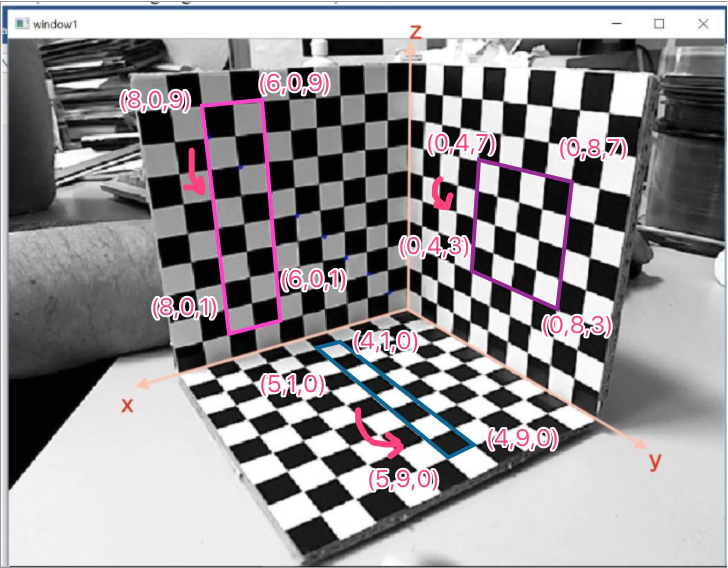
#> input picture Chapitre 1/data/1.jpg, 1455 x 1136 px, found by its file name (shown at 1/2 size)
$ jupyter execute --allow-errors 'Calibrage de camera à l'"'"'aide d'"'"'une seule image en Python.ipynb'
#> lines starting #> are read from the running program, lines starting #| are printed output that depends on the picture
# Géométrie à vue unique

Dans ce notebook, nous estimerons les paramètres de l'appareil photo à partir d'une seule vue et nous la nature projective des caméras pour trouver à la fois le centre de la caméra et la longueur présents dans la scène ci-dessus.

[cell 1]
import math
import numpy as np
import matplotlib.pyplot as plt
import cv2
from utils import mat2euler

[cell 2]
P1=np.array([[4,878],[126,1056],[504,900],[372,812],[424,356],[1080,598],[1840,478],[1940,866],[674,1826],[1094,1340],[1774, 1086],[2456,1060]])

[cell 3]
P2=np.array([[36,1578],[314,1912],[750,1378],[714,614],[1438,1094],[1474,494],[1598,882],[2060,1040]])

[cell 4]
image1=cv2.imread('1.jpg')
#> image1 is the input picture: shape (1136, 1455, 3); mean B, G, R 147.3, 144.6, 148.1
image2=cv2.imread('2.jpg')


plt.subplot(121)
plt.imshow(np.flip(image1,-1))
plt.scatter(P1[:,0],P1[:,1],c='r')
plt.subplot(122)
#> (the rest of this cell did not finish here and is left out)

## Point de fuite
* Nous avons identifié un ensemble de pixels pour calculer les points de fuite dans chaque image, nous allons maintenant calculer le point de fuite à partir de deux paires de points sur des lignes parallèles. Nous supposerons que la caméra n’a aucune inclinaison et aucun pixel carré, sans distorsion.

[cell 5]
img=image1.copy()
img = cv2.line(img,  [2456, 1060],[674, 1826], (0,0,255), 5)
img = cv2.line(img, [1774, 1086],[1094, 1340], (0,0,255), 5)


img = cv2.line(img,  [126, 1056],[674, 1826], (0,255,0), 5)
img = cv2.line(img, [1940, 866],[2456, 1060], (0,255,0), 5)


img = cv2.line(img,  [1080, 598],[1094, 1340], (255,0,0), 5)
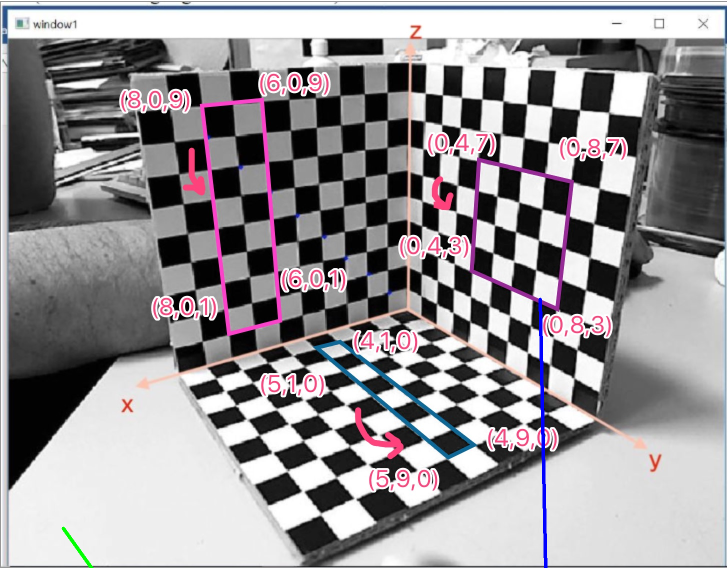
#> img: shape (1136, 1455, 3) (shown at 1/2 size); mean B, G, R 147.4, 144.3, 147.7
img = cv2.line(img, [1840, 478],[1774, 1086], (255,0,0), 5)


plt.imshow(np.flip(img,-1))

[cell 6]
def compute_vanishing_point(points):
    """Calcule le point de fuite à partir de quatre points sur une ligne parallèle.

    Args :
        points : Une liste de tous les points où chaque ligne est (x, y). En général,
            elle contiendra quatre points : deux pour chaque ligne parallèle.
            Vous pouvez utiliser la convention de votre choix, mais notre solution utilise les deux premières lignes comme points sur la même ligne et la dernière ligne comme points sur la même ligne.
            les deux premières lignes comme des points sur la même ligne et les deux dernières comme des points sur la même ligne.
            les deux dernières lignes comme des points sur la même ligne.
    Retourne :
        vanishing_point : L'emplacement en pixels du point de fuite.
    """
    # construire (x1, y1) (x2, y2) (x3, y3) (x4, y4)
    x1 = points[0][0]; y1 = points[0][1];
    x2 = points[1][0]; y2 = points[1][1];
    x3 = points[2][0]; y3 = points[2][1];
    x4 = points[3][0]; y4 = points[3][1];

    # pentes
    m1 = (float)(y2 - y1) / (x2 - x1)
    m2 = (float)(y4 - y3) / (x4 - x3)
    # intercepts
    b1 = y2 - m1 * x2
    b2 = y4 - m2 * x4

    # Coordonnées du point de fuite
    x = (b2 - b1) / (m1 - m2)
    y = m1 * ((b2 - b1)/(m1 - m2)) + b1
    vanishing_point = np.array([x, y])
    return vanishing_point


# Partie A : Calculer les points de fuite.
v1 = compute_vanishing_point(np.array(
            [[674, 1826], [2456, 1060], [1094, 1340], [1774, 1086]]))
v2 = compute_vanishing_point(np.array(
            [[674, 1826], [126, 1056], [2456, 1060], [1940, 866]]))
v3 = compute_vanishing_point(np.array(
            [[1094, 1340], [1080, 598], [1774, 1086], [1840, 478]]))
v4 = compute_vanishing_point(np.array(
            [[424,356], [1089,598], [504,900], [1094,1340]]))

box_vanishing2 = compute_vanishing_point(np.array(
            [[1094, 1340], [1774, 1086], [1080, 598], [1840, 478]]))

v1b = compute_vanishing_point(np.array(
            [[314, 1912], [2060, 1040], [750, 1378], [1438, 1094]]))
v2b = compute_vanishing_point(np.array(
            [[314, 1912], [36, 1578], [2060, 1040], [1598, 882]]))
v3b = compute_vanishing_point(np.array(
            [[750, 1378], [714, 614], [1438, 1094], [1474, 494]]))

[cell 7]
plt.imshow(np.flip(img,-1))

plt.scatter(v1[0],v1[1],label='v1')
plt.plot([674, v1[0] ],[1826, v1[1]],c='r')
plt.plot([1094, v1[0] ],[1340, v1[1]],c='r')

plt.scatter(v2[0],v2[1])
plt.plot([674, v2[0] ],[1826, v2[1]],c='g')
plt.plot([1094, v2[0] ],[1340, v2[1]],c='g')


plt.scatter(v3[0],v3[1])
plt.plot([1094, v3[0] ],[1340, v3[1]],c='b')
plt.plot([1774, v3[0] ],[1086, v3[1]],c='b')


plt.scatter(box_vanishing2[0],box_vanishing2[1])
plt.plot([1094, box_vanishing2[0] ],[1340, box_vanishing2[1]],c='black')
plt.plot([1080, box_vanishing2[0] ],[598, box_vanishing2[1]],c='black')

plt.scatter(v4[0],v4[1])
plt.plot([1089, v4[0] ],[598, v4[1]],c='purple')
plt.plot([1094, v4[0] ],[1340, v4[1]],c='purple')
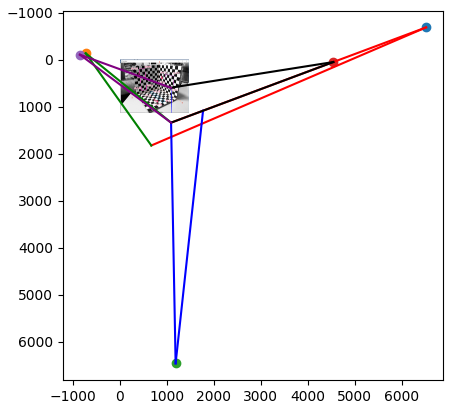
#> figure drawn by matplotlib, 1 panel

* En utilisant trois points de fuite, nous pouvons calculer la matrice intrinsèque de la caméra utilisée pour prendre l’image.

* Nous savons d'après le cours que
$$\begin{matrix}
v_1 w v_2=0\\
v_1 w v_3=0\\
v_2 w v_3=0
\end{matrix}  \qquad w=(KK^T)^{-1}$$
*Si nous supposons que la caméra a une inclinaison nulle et des pixels carrés, nous pouvons ajouter les deux contraintes supplémentaires nécessaires. Grâce à ces hypothèses, nous savons alors que ω prend la forme de

$$w=\begin{bmatrix}
w_1 &0  &w_4 \\
0 &w_1  &w_5 \\
 w_4& w_5 & w_6
\end{bmatrix}$$

* Nous ne pouvons connaître ω que jusqu'à l'échelle, ce qui réduit le nombre de variables réelles à trois, permettant ainsi de résoudre le problème.

* Une fois que nous avons ω, nous pouvons utiliser la décomposition de Cholesky pour calculer K
* chaque equation peut etre re-ecrite

$$\begin{matrix}
v'^Twv=x'(w_0x+w_1)+y'(w_0y+w_2)+(w_1x+w_2y+w_3)\\
=w_0(xx'+yy')+w_1(x+x')+w_2(y+y')+w_3\\
=\begin{bmatrix}
xx' +yy'& x+x' &y+y'& 1
\end{bmatrix}\begin{bmatrix}
w_0\\
w_1\\
w_2\\
w_3
\end{bmatrix}
\end{matrix}$$

[cell 8]
def compute_K_from_vanishing_points(vanishing_points):
    """Calcule la matrice intrinsèque à partir des points de fuite.

    Args :
        vanishing_points : Une liste de points de fuite.
    Retourne :
        K : La matrice intrinsèque de la caméra (matrice 3x3).
    """
    # points de fuite utilisés
    v1 = vanishing_points[0]
    v2 = vanishing_points[1]
    v3 = vanishing_points[2]

    # construire la matrice de contrainte A à partir de chaque paire de points de fuite
    A = np.zeros((3, 3))
    # 1 + 2
    vi = v1
    vj = v2
    A[0] = np.array([(vi[0]*vj[0]+vi[1]*vj[1]), (vi[0]+vj[0]), (vi[1]+vj[1])])

    # 1 + 3
    vi = v1
    vj = v3
    A[1] = np.array([(vi[0]*vj[0]+vi[1]*vj[1]), (vi[0]+vj[0]), (vi[1]+vj[1])])

    # 2 + 3
    vi = v2
    vj = v3
    A[2] = np.array([(vi[0]*vj[0]+vi[1]*vj[1]), (vi[0]+vj[0]), (vi[1]+vj[1])])

    # ajouter une colonne de uns
    A_ones = np.ones((A.shape[0], 1))
    A = np.hstack((A, A_ones))

    # SVD
    U, s, VT = np.linalg.svd(A)
    w = VT[-1, :]
    omega = np.array([[w[0], 0, w[1]],
                      [0, w[0], w[2]],
                      [w[1], w[2], w[3]]])

    # trouver la matrice K à partir de l'oméga
    KT_inv = np.linalg.cholesky(omega)
    K = np.linalg.inv(KT_inv.T)
    # normaliser
    K /= K[2, 2]
    return K

[cell 9]
plt.imshow(np.flip(img,-1))

plt.scatter(v3[0],v3[1])
plt.plot([1094, v3[0] ],[1340, v3[1]],c='b')
plt.plot([1774, v3[0] ],[1086, v3[1]],c='b')

plt.scatter(v4[0],v4[1])
plt.plot([1089, v4[0] ],[598, v4[1]],c='g')
plt.plot([1094, v4[0] ],[1340, v4[1]],c='g')


plt.scatter(box_vanishing2[0],box_vanishing2[1])
plt.plot([1094, box_vanishing2[0] ],[1340, box_vanishing2[1]],c='black')
plt.plot([1080, box_vanishing2[0] ],[598, box_vanishing2[1]],c='black')
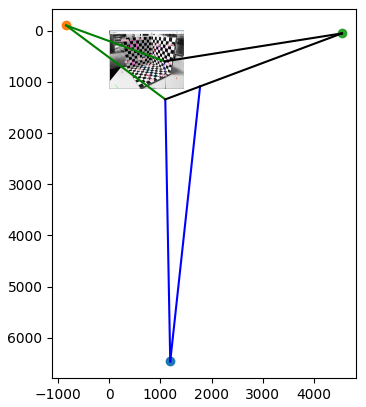
#> figure drawn by matplotlib, 1 panel
